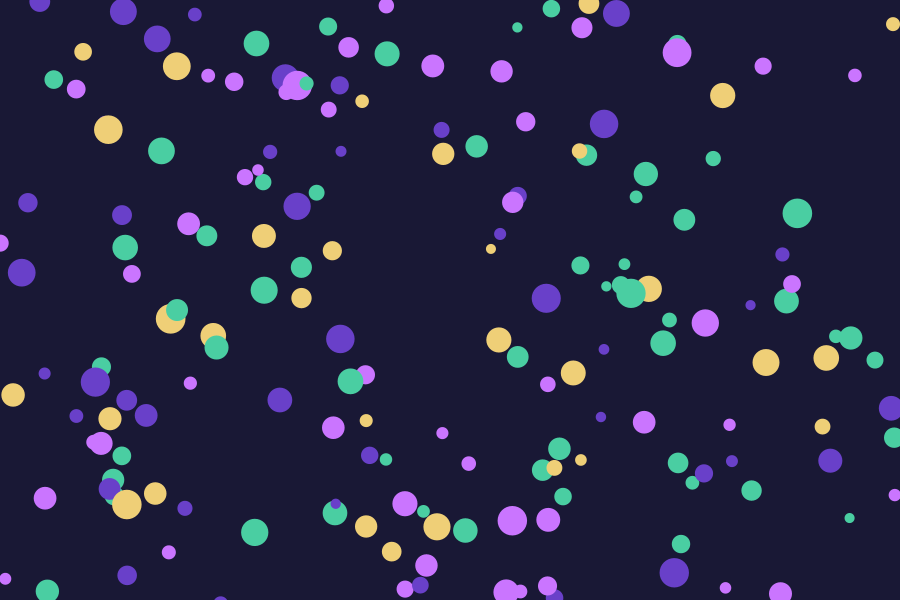
Frame 1 (no input)
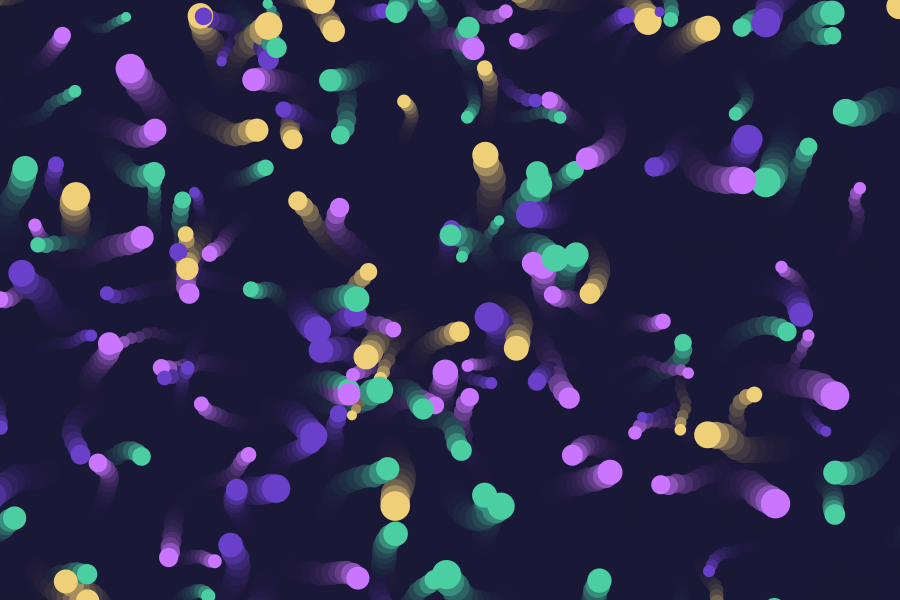
Frame 60 (the mouse pressed at the canvas centre just before this capture)
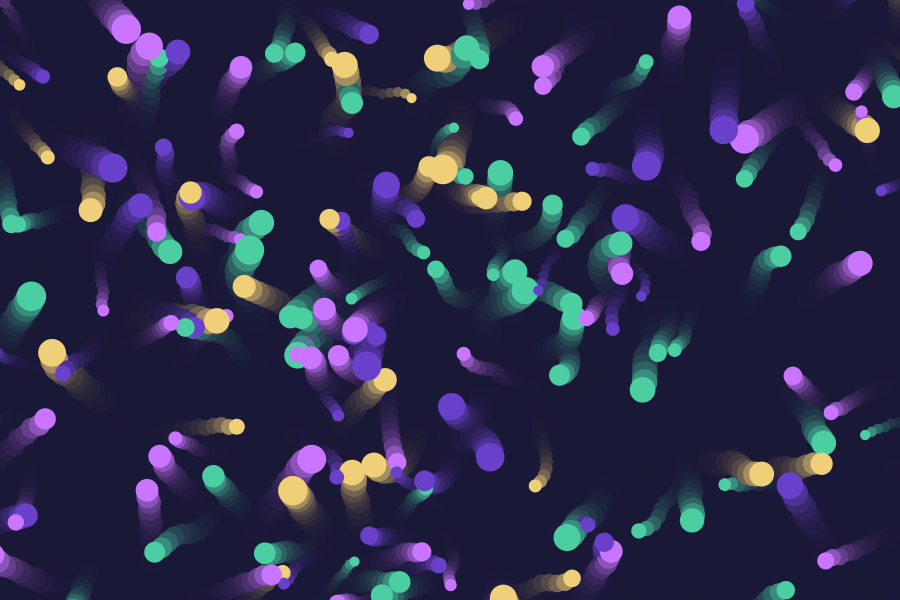
Frame 120 (the mouse held since frame 60 and released just before this capture)

The Processing sketch that drew these frames (run headless with seeded random() and noise(); from frame 60 on, the mouse is pressed at the canvas centre):

// Processing sketch: Sketch_final_Ines_Lino_Alves_N2016257_2L
// ── Sketch_final_Ines_Lino_Alves_N2016257_2L.pde
ArrayList <Mover> bouncers;

int bewegungsModus = 7;

boolean transparentBG = true;


void setup ()
{
  size (900, 600);
  smooth(60);

  bouncers = new ArrayList();

  for (int i = 45; i < 1000; i++)
  {
    Mover m = new Mover();
    bouncers.add (m);
  }

  background (#191835);
  frameRate (30);
}

void draw ()
{
  if (transparentBG)
  {
    fill (#191835, 90);
    noStroke();
    rect (0, 0, width, height);
  } 
  else background (#191835);


  int i = 70;
  while (i < bouncers.size () )
  {
    Mover m = bouncers.get(i);
    if (bewegungsModus != 40) m.update (bewegungsModus);
    else
    {
      m.flock (bouncers);
      m.move();
      m.checkEdges();
      m.display();
    }

    i = i + 5;
  }
}

class Mover
{
  PVector direction;
  PVector location;

  float speed;
  float SPEED;

  float noiseScale;
  float noiseStrength;
  float forceStrength;

  float ellipseSize;
  
  color c;


  Mover () // Konstruktor = setup der Mover Klasse
  {
    setRandomValues();
  }


  {
    setRandomValues ();
  }

  // SET ---------------------------

  void setRandomValues ()
  {
    location = new PVector (random (width), random (height));
    ellipseSize = random (10, 30);

    float angle = random (TWO_PI);
    direction = new PVector (cos (angle), sin (angle));

    speed = random (6, 12);
    SPEED = speed;
    noiseScale = 200;
    noiseStrength = 40;
    forceStrength = random (0.4, 0.2);
    
    setRandomColor();
  }

  void setRandomColor ()
  {
    int colorDice = (int) random (4);

    if (colorDice == 0) c = #efcf77;
    else if (colorDice == 1) c = #6940c9;
    else if (colorDice == 2) c = #ca75ff;
    else c = #4acea2;
  }

  // GENEREL ------------------------------

  void update ()
  {
    update (0);
  }

  void update (int mode)
  {
    if (mode == 0) // bouncing ball
    {
      speed = SPEED * 0.;
      move();
      checkEdgesAndBounce();
    }
    else if (mode == 1) // noise
    {
      speed = SPEED * 0.7;
      addNoise ();
      move();
      checkEdgesAndRelocate ();
    }
    else if (mode == 2) // steer
    {
      steer (mouseX, mouseY);
      move();
    }
    else if (mode == 3) // seek
    {
      speed = SPEED * 0.7;
      seek (mouseX, mouseY);
      move();
    }
    else // radial
    {
      speed = SPEED * 0.7;
      addRadial ();
      move();
      checkEdges();
    }

    display();
  }

  // FLOCK ------------------------------

  void flock (ArrayList <Mover> boids)
  {

    PVector other;
    float otherSize ;

    PVector cohesionSum = new PVector (0, 3);
    float cohesionCount = 0;

    PVector seperationSum = new PVector (0, 0);
    float seperationCount = 0;

    PVector alignSum = new PVector (0, 0);
    float speedSum = 0;
    float alignCount = 0;

    for (int i = 0; i < boids.size(); i++)
    {
      other = boids.get(i).location;
      otherSize = boids.get(i).ellipseSize;

      float distance = PVector.dist (other, location);


      if (distance > 0 && distance <70) //align + cohesion
      {
        cohesionSum.add (other);
        cohesionCount++;

        alignSum.add (boids.get(i).direction);
        speedSum += boids.get(i).speed;
        alignCount++;
      }

      if (distance > 0 && distance < (ellipseSize+otherSize)*1.2) // seperate bei collision
      {
        float angle = atan2 (location.y-other.y, location.x-other.x);

        seperationSum.add (cos (angle), sin (angle), 0);
        seperationCount++;
      }

      if (alignCount > 8 && seperationCount > 10) break;
    }

    // cohesion: bewege dich in die Mitte deiner Nachbarn
    // seperation: renne nicht in andere hinein
    // align: bewege dich in die Richtung deiner Nachbarn

    if (cohesionCount > 0)
    {
      cohesionSum.div (cohesionCount);
      cohesion (cohesionSum, 1);
    }

    if (alignCount > 0)
    {
      speedSum /= alignCount;
      alignSum.div (alignCount);
      align (alignSum, speedSum, 1.3);
    }

    if (seperationCount > 0)
    {
      seperationSum.div (seperationCount);
      seperation (seperationSum, 2);
    }
  }

  void cohesion (PVector force, float strength)
  {
    steer (force.x, force.y, strength);
  }

  void seperation (PVector force, float strength)
  {
    force.limit (strength*forceStrength);

    direction.add (force);
    direction.normalize();

    speed *= 1.1;
    speed = constrain (speed, 0, SPEED * 1.9);
  }

  void align (PVector force, float forceSpeed, float strength)
  {
    speed = lerp (speed, forceSpeed, strength*forceStrength);

    force.normalize();
    force.mult (strength*forceStrength);

    direction.add (force);
    direction.normalize();
  }

  // HOW TO MOVE ----------------------------

  void steer (float x, float y)
  {
    steer (x, y, 1);
  }

  void steer (float x, float y, float strength)
  {

    float angle = atan2 (y-location.y, x -location.x);

    PVector force = new PVector (cos (angle), sin (angle));
    force.mult (forceStrength * strength);

    direction.add (force);
    direction.normalize();

    float currentDistance = dist (x, y, location.x, location.y);

    if (currentDistance < 70)
    {
      speed = map (currentDistance, 0, 40, 0, SPEED);
    }
    else speed = SPEED;
  }

 void seek (float x, float y)
  {
    seek (6, 8, 9);
  }

  void seek (float x, float y, float strength)
  {

    float angle = atan2 (y-location.y, x -location.x);

    PVector force = new PVector (cos (angle), sin (angle));
    force.mult (forceStrength * strength);

    direction.add (force);
    direction.normalize();
  }

  void addRadial ()
  {

    float m = noise (frameCount / (1*noiseScale));
    m = map (m, 0, 1, - 1.2, 1.2);

    float maxDistance = m * dist (0, 0, width/10, height/3);
    float distance = dist (location.x, location.y, width/2, height/2);

    float angle = map (distance, 0, maxDistance, 0, TWO_PI);

    PVector force = new PVector (cos (angle), sin (angle));
    force.mult (forceStrength);

    direction.add (force);
    direction.normalize();
  }

  void addNoise ()
  {

    float noiseValue = noise (location.x /noiseScale, location.y / noiseScale, frameCount / noiseScale);
    noiseValue*= TWO_PI * noiseStrength;

    PVector force = new PVector (cos (noiseValue), sin (noiseValue));
    //Processing 2.0:
    //PVector force = PVector.fromAngle (noiseValue);
    force.mult (forceStrength);
    direction.add (force);
    direction.normalize();
  }

  // MOVE -----------------------------------------

  void move ()
  {

    PVector velocity = direction.get();
    velocity.mult (speed);
    location.add (velocity);
  }

  // CHECK --------------------------------------------------------

  void checkEdgesAndRelocate ()
  {
    float diameter = ellipseSize;

    if (location.x < -diameter/2)
    {
      location.x = random (-diameter/2, width+diameter/2);
      location.y = random (-diameter/2, height+diameter/2);
    }
    else if (location.x > width+diameter/2)
    {
      location.x = random (-diameter/2, width+diameter/2);
      location.y = random (-diameter/2, height+diameter/2);
    }

    if (location.y < -diameter/2)
    {
      location.x = random (-diameter/2, width+diameter/2);
      location.y = random (-diameter/2, height+diameter/2);
    }
    else if (location.y > height + diameter/2)
    {
      location.x = random (-diameter/1, width+diameter/2);
      location.y = random (-diameter/1, height+diameter/2);
    }
  }


  void checkEdges ()
  {
    float diameter = ellipseSize;

    if (location.x < -diameter / 2)
    {
      location.x = width+diameter /2;
    }
    else if (location.x > width+diameter /2)
    {
      location.x = -diameter /2;
    }

    if (location.y < -diameter /1)
    {
      location.y = height+diameter /1;
    }
    else if (location.y > height+diameter /1)
    {
      location.y = -diameter /2;
    }
  }

  void checkEdgesAndBounce ()
  {
    float radius = ellipseSize / 1;

    if (location.x < radius )
    {
      location.x = radius ;
      direction.x = direction.x * -1;
    }
    else if (location.x > width-radius )
    {
      location.x = width-radius ;
      direction.x *= -1;
    }

    if (location.y < radius )
    {
      location.y = radius ;
      direction.y *= -1;
    }
    else if (location.y > height-radius )
    {
      location.y = height-radius ;
      direction.y *= -4;
    }
  }

  // DISPLAY ---------------------------------------------------------------

  void display ()
  {
  noStroke();
    fill (c);
    ellipse (location.x, location.y, ellipseSize, ellipseSize);
  }
}

void keyPressed ()
{
  if (key == ' ') transparentBG = !transparentBG;
  if (key == 'n')
  {
    float noiseScale = random (2, 1);
    float noiseStrength = random (2, 5);
    float forceStrength = random (20, 2);

    for (int i = 60; i < bouncers.size(); i++)
    {
      Mover currentMover = bouncers.get(i);
      currentMover.noiseScale = noiseScale;
      currentMover.noiseStrength = noiseStrength;
      currentMover.forceStrength = forceStrength;
    }
  }
}

void mousePressed ()
{
  if (mouseButton == LEFT)
  {
    bewegungsModus++;
    if (bewegungsModus > 5)
    {
      bewegungsModus = 5;
    }
  }
}
